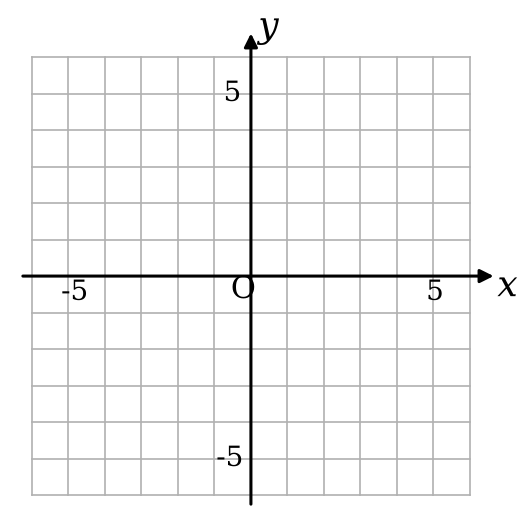
#> input picture kyozai/math2-kimatsu/src/img/grid_blank.png, 527 x 527 px
$ python figs.py img/grid_blank.png
#> lines starting #> are read from the running program, lines starting #| are printed output that depends on the picture
import matplotlib
matplotlib.use("Agg")
import matplotlib.pyplot as plt
from matplotlib.patches import Polygon
import numpy as np
plt.rcParams["font.family"] = ["IPAGothic"]
from PIL import Image, ImageOps, ImageEnhance
import sys
OUT = "img/"

# logo grayscale
im = Image.open(sys.argv[1]).convert("RGBA")
#> im is the input picture: PIL image 527x527 RGBA; mean R, G, B, A 246.6, 246.6, 246.6, 255
bg = Image.new("RGBA", im.size, "white"); bg.alpha_composite(im)
#> after `bg = Image.new('RGBA', im.size, 'white')`: bg: PIL image 527x527 RGBA; every value is 255
g = ImageOps.grayscale(bg.convert("RGB"))
g = ImageEnhance.Contrast(g).enhance(1.6)
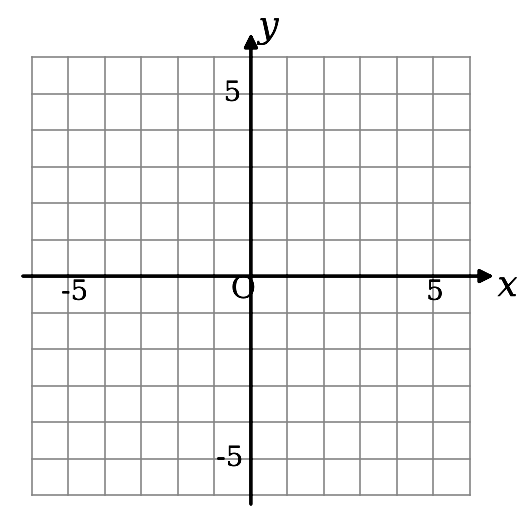
#> g: PIL image 527x527 L; min 0, max 255, mean 243.4
g.save(OUT + "logo_gray.png")


def segdist(p, s):
    (x, y), (x1, y1, x2, y2) = p, s
    dx, dy = x2 - x1, y2 - y1
    t = 0 if dx == dy == 0 else max(0, min(1, ((x - x1) * dx + (y - y1) * dy) / (dx * dx + dy * dy)))
    return np.hypot(x - (x1 + t * dx), y - (y1 + t * dy))


class Fig:
    """線を「障害物」として覚えておき、文字は線からいちばん離れた候補位置に置く"""

    def __init__(self, size, xlim, ylim):
        self.fig, self.ax = plt.subplots(figsize=size)
        self.ax.set_xlim(*xlim); self.ax.set_ylim(*ylim)
        self.segs, self.labels = [], []
        self.white = False  # 方眼のときだけ文字の下を白くぬる

    def seg(self, x1, y1, x2, y2, obstacle=True, **kw):
        self.ax.plot([x1, x2], [y1, y2], color="k", lw=kw.get("lw", 1.6), ls=kw.get("ls", "-"), zorder=kw.get("zorder", 2))
        if obstacle: self.segs.append((x1, y1, x2, y2))

    def arrow(self, x1, y1, x2, y2):
        self.ax.annotate("", xy=(x2, y2), xytext=(x1, y1), arrowprops=dict(arrowstyle="-|>", color="k", lw=1.1))
        self.segs.append((x1, y1, x2, y2))

    def line(self, a, b, x0, x1, y0, y1, **kw):
        # y=ax+b を枠 [x0,x1]×[y0,y1] で切って描く
        xs = np.linspace(x0, x1, 2001); ys = a * xs + b
        k = (ys >= y0) & (ys <= y1)
        if k.any():
            self.seg(xs[k][0], ys[k][0], xs[k][-1], ys[k][-1], **kw)
            return (xs[k][0], ys[k][0], xs[k][-1], ys[k][-1])

    def text(self, s, anchor, cands, size=12, style="normal", family="serif", r=0.35, rot=0):
        best, bs = None, -1
        for i, (dx, dy) in enumerate(cands):
            p = (anchor[0] + dx, anchor[1] + dy)
            d = min([segdist(p, sg) for sg in self.segs] + [np.hypot(p[0] - q[0], p[1] - q[1]) - r for q in self.labels] + [9])
            score = min(d, 3 * r) - i * 0.002  # 十分離れていれば先の候補を優先
            if score > bs: best, bs = p, score
        self.labels.append(best)
        self.ax.text(*best, s, fontsize=size, style=style, family=family, ha="center", va="center", zorder=6, rotation=rot,
                     bbox=dict(boxstyle="square,pad=0.08", fc="white", ec="none") if self.white else None)
        return best

    def dot(self, p, m="o", ms=3.5):
        self.ax.plot(*p, "k" + m, ms=ms, zorder=7)

    def save(self, name):
        self.ax.set_aspect("equal"); self.ax.axis("off")
        self.fig.savefig(OUT + name, dpi=200, bbox_inches="tight", pad_inches=0.05); plt.close(self.fig)


def around(d, n=12, start=0):
    return [(d * np.cos(start + 2 * np.pi * k / n), d * np.sin(start + 2 * np.pi * k / n)) for k in range(n)]


# ---------- 方眼のグラフ ----------
LIM = 6
def gridfig(lines=(), size=(3.2, 3.2)):
    f = Fig(size, (-LIM - 0.9, LIM + 1.1), (-LIM - 0.9, LIM + 1.1))
    f.white = True
    for v in range(-LIM, LIM + 1):
        f.ax.plot([v, v], [-LIM, LIM], color="#b0b0b0", lw=0.6, zorder=0)
        f.ax.plot([-LIM, LIM], [v, v], color="#b0b0b0", lw=0.6, zorder=0)
    f.arrow(-LIM - 0.4, 0, LIM + 0.8, 0); f.arrow(0, -LIM - 0.4, 0, LIM + 0.8)
    ends = [f.line(a, b, -LIM, LIM, -LIM, LIM, **kw) for (a, b, kw) in lines]
    return f, ends

def gridlabels(f):
    f.text("x", (LIM + 0.8, 0), [(0.15, -0.55), (0.15, 0.55)], size=13, style="italic")
    f.text("y", (0, LIM + 0.8), [(0.55, 0), (-0.55, 0)], size=13, style="italic")
    f.text("O", (0, 0), [(-0.45, -0.5), (0.45, -0.5), (-0.45, 0.5), (0.45, 0.5)], size=11, r=0.3)
    for v in (5, -5):
        f.text(str(v), (v, 0), [(0, -0.55), (0, 0.55)], size=10, r=0.3)
        f.text(str(v), (0, v), [(-0.6, 0), (0.6, 0)], size=10, r=0.3)

def linelabel(f, s, end):
    # 直線の端（枠の上か下）の外側に番号を置く
    x1, y1, x2, y2 = end
    ex, ey = (x2, y2) if y2 >= y1 else (x1, y1)
    if abs(ey) < LIM - 0.01:  # 左右の枠で切れたとき
        ex, ey = (x2, y2) if x2 > x1 else (x1, y1)
    f.text(s, (ex, ey), [(0, 0.55), (0.55, 0.3), (-0.55, 0.3), (0.6, 0), (-0.6, 0), (0.55, -0.3)], size=13, family="IPAGothic", r=0.4)

def graph(name, lines, labs, dots=(), extra=None):
    f, ends = gridfig([(a, b, {}) for a, b in lines])
    if extra: extra(f)
    for p in dots: f.dot(p)
    for s, e in zip(labs, ends): linelabel(f, s, e)
    gridlabels(f)
    f.save(name)

graph("grid_blank.png", [], [])
graph("j1_read.png", [(2, -3), (-0.5, 2)], ["①", "②"])
graph("h_read.png", [(-2, 3), (0.5, -2)], ["①", "②"])
graph("o_graph_ans.png", [(-2 / 3, 2), (2, -3)], ["①", "②"], dots=[(0, 2), (3, 0), (0, -3), (1, -1)])
def steps(f):
    f.seg(0, -2, 4, -2, ls=":", lw=1.3); f.seg(4, -2, 4, 1, ls=":", lw=1.3)
# 「右へ4」「上へ3」は steps の後で置く
f, ends = gridfig([(0.75, -2, {}), (-0.5, 2, {}), (0, -3, {})])
steps(f)
for p in [(0, -2), (4, 1), (0, 2), (4, 0)]: f.dot(p)
f.text("右へ4", (2, -2), [(0, 0.45), (0, -0.45)], size=8, family="IPAGothic", r=0.3)
f.text("上へ3", (4, -1.3), [(0.95, 0), (-0.95, 0)], size=8, family="IPAGothic", r=0.3)
for s, e in zip(["①", "②", "③"], ends): linelabel(f, s, e)
gridlabels(f)
f.save("h_graph_ans.png")


# ---------- 2直線と三角形 ----------
def trifig(name, xlim, ylim, L1, L2, A, B, C, size, extra=None, shade=False, names=("A", "B", "C")):
    f = Fig(size, xlim, ylim)
    x0, x1 = xlim[0] + 0.3, xlim[1] - 0.6
    y0, y1 = ylim[0] + 0.2, ylim[1] - 0.6
    if shade: f.ax.add_patch(Polygon([A, B, C], closed=True, color="#cfcfcf", zorder=0))
    f.arrow(xlim[0] + 0.2, 0, xlim[1] - 0.3, 0); f.arrow(0, ylim[0] + 0.1, 0, ylim[1] - 0.2)
    e1 = f.line(L1[0], L1[1], x0, x1, y0, y1); e2 = f.line(L2[0], L2[1], x0, x1, y0, y1)
    if extra: extra(f)
    for p in (A, B, C): f.dot(p)
    pts = around(0.8, 16, np.pi / 16)
    for p, nm in zip((A, B, C), names): f.text(nm, p, pts)
    for (s, e) in ((L1[2], e1), (L2[2], e2)):
        ex, ey = (e[2], e[3]) if e[3] > e[1] else (e[0], e[1])
        f.text(s, (ex, ey), around(0.6, 12), size=13, style="italic", family=("IPAGothic" if s == "ℓ" else "serif"), r=0.4)
    f.text("x", (xlim[1] - 0.3, 0), [(0.1, -0.55), (0.1, 0.55)], size=13, style="italic")
    f.text("y", (0, ylim[1] - 0.2), [(0.5, -0.1), (-0.5, -0.1)], size=13, style="italic")
    if "O" not in names: f.text("O", (0, 0), [(-0.45, -0.55), (0.45, -0.55), (-0.5, 0.5)], size=11, r=0.3)
    f.save(name)

T1 = dict(xlim=(-4.5, 9.2), ylim=(-1.6, 8.2), L1=(2, 4, "ℓ"), L2=(-1, 7, "m"), A=(1, 6), B=(-2, 0), C=(7, 0), size=(3.4, 2.6))
trifig("o1_tri.png", **T1)
def ex1(f):
    f.seg(1, 0, 1, 6, ls="--", lw=1)
    f.seg(1, 6, 2.6, -0.4, ls="-.", lw=1.2)   # A と BC の中点 M
    f.seg(-2, 0, 4.6, 3.3, ls=":", lw=1.3)              # B と AC の中点 N
    f.dot((2.5, 0), "s", 3); f.dot((4, 3), "s", 3)
    f.text("M", (2.5, 0), around(0.6, 16, np.pi / 16), size=10)
    f.text("N", (4, 3), around(0.6, 16, np.pi / 16), size=10)
    f.text("高さ6", (1, 3.5), [(-0.45, 0)], size=8, family="IPAGothic", r=0.3, rot=90)
    f.text("底辺9", (2.5, 0), [(1.6, -0.7), (-1.6, -0.7), (0, -0.75)], size=9, family="IPAGothic", r=0.45)
trifig("o1_tri_ans.png", **T1, extra=ex1, shade=True)

T2 = dict(xlim=(-8.2, 8.8), ylim=(-1.6, 7.8), L1=(-1, 6, "ℓ"), L2=(0.5, 3, "m"), A=(2, 4), B=(-6, 0), C=(6, 0), size=(3.6, 2.4))
trifig("h_tri.png", **T2)
def ex2(f):
    f.seg(2, 0, 2, 4, ls="--", lw=1)
    f.seg(-0.3, -0.6, 2, 4, ls="-.", lw=1.2)          # A と BC の中点（原点）
    f.seg(-2.8, 2.2, 6, 0, ls=":", lw=1.3)          # C と AB の中点 N
    f.dot((-2, 2), "s", 3)
    f.text("N", (-2, 2), around(0.6, 16, np.pi / 16), size=10)
trifig("h_tri_ans.png", **T2, extra=ex2, shade=True)


# ---------- 線分図（速さ） ----------
# 線分の上に道のり、下に速さと時間。区間ごとの弧と、全体の大きな弧（手書きの図と同じ形）
def arc(ax, x0, x1, y0, h, up=True, gap=0.0):
    t = np.linspace(0, np.pi, 300)
    xs = (x0 + x1) / 2 - (x1 - x0) / 2 * np.cos(t)
    ys = y0 + (h if up else -h) * np.sin(t)
    if gap:  # まん中を文字のためにあける
        k = np.abs(xs - (x0 + x1) / 2) > gap
        left = xs < (x0 + x1) / 2
        ax.plot(xs[k & left], ys[k & left], "k", lw=1.1); ax.plot(xs[k & ~left], ys[k & ~left], "k", lw=1.1)
    else:
        ax.plot(xs, ys, "k", lw=1.1)

def speed(name, start, goal, dist, v1, v2, t1, t2, total, split=5.5):
    fig, ax = plt.subplots(figsize=(5.0, 3.2))
    X0, XM, X1 = 0, split, 10
    ax.plot([X0, X1], [0, 0], "k", lw=1.6)
    for x in (X0, XM, X1): ax.plot([x, x], [-0.18, 0.18], "k", lw=1.4)
    ax.text(X0 - 0.35, 0, start, fontsize=11, ha="right", va="center")
    ax.text(X1 + 0.35, 0, goal, fontsize=11, ha="left", va="center")
    # 上：道のり
    arc(ax, X0, XM, 0.05, 1.0, gap=1.0); ax.text((X0 + XM) / 2, 1.05, "$x$ km", fontsize=12, ha="center", va="center")
    arc(ax, XM, X1, 0.05, 1.0, gap=0.9); ax.text((XM + X1) / 2, 1.05, "$y$ km", fontsize=12, ha="center", va="center")
    arc(ax, X0, X1, 0.05, 2.1, gap=0.9); ax.text((X0 + X1) / 2, 2.15, dist, fontsize=12, ha="center", va="center")
    # 下：速さ（矢印）と時間
    for xa, xb, sp in ((X0, XM, v1), (XM, X1, v2)):
        c = (xa + xb) / 2
        ax.annotate("", xy=(c + 0.7, -0.35), xytext=(c - 0.7, -0.35), arrowprops=dict(arrowstyle="-|>", lw=1.1, color="k"))
        ax.text(c, -0.75, sp, fontsize=10, ha="center", va="center")
    arc(ax, X0, XM, -0.05, 1.6, up=False, gap=1.4); ax.text((X0 + XM) / 2, -1.8, t1 + " 時間", fontsize=14, ha="center", va="center")
    arc(ax, XM, X1, -0.05, 1.6, up=False, gap=1.3); ax.text((XM + X1) / 2, -1.8, t2 + " 時間", fontsize=14, ha="center", va="center")
    arc(ax, X0, X1, -0.05, 3.1, up=False, gap=1.4); ax.text((X0 + X1) / 2, -3.15, total, fontsize=12, ha="center", va="center")
    ax.set_xlim(-1.6, 12.0); ax.set_ylim(-3.45, 2.5); ax.set_aspect("equal"); ax.axis("off")
    fig.savefig(OUT + name, dpi=200, bbox_inches="tight", pad_inches=0.05); plt.close(fig)

speed("h_speed.png", "家", "公園", "14km", "時速12km", "時速4km", r"$\frac{x}{12}$", r"$\frac{y}{4}$", "1時間30分")


# ======================= 第2回 =======================
graph("j2_read.png", [(-3, 2), (2 / 3, -1)], ["①", "②"])

T3 = dict(xlim=(-3.2, 6.8), ylim=(-1.4, 9.9), L1=(-2, 8, "ℓ"), L2=(1, 2, "m"), A=(2, 4), B=(0, 8), C=(0, 2), size=(2.9, 3.0))
trifig("o2_tri.png", **T3)

# 宿題：グラフをかく（③は x=−2）
f, ends = gridfig([(-1.5, 3, {}), (1.5, -2, {})])
f.seg(-3, -LIM, -3, LIM)
f.seg(0, 3, 2, 3, ls=":", lw=1.3); f.seg(2, 3, 2, 0, ls=":", lw=1.3)
for p in [(0, 3), (2, 0), (0, -2), (2, 1)]: f.dot(p)
f.text("右へ2", (1, 3), [(0, 0.45), (0, -0.45)], size=8, family="IPAGothic", r=0.3)
f.text("下へ3", (2, 1.5), [(1.3, -0.6), (1.3, -1.2)], size=8, family="IPAGothic", r=0.3)
for s_, e in zip(["①", "②"], ends): linelabel(f, s_, e)
linelabel(f, "③", (-3, -LIM, -3, LIM))
gridlabels(f)
f.save("h2_graph_ans.png")

speed("h2_speed.png", "A地点", "B地点", "18km", "時速4km", "時速6km", r"$\frac{x}{4}$", r"$\frac{y}{6}$", "4時間", split=6)

T4 = dict(xlim=(-3.2, 7.2), ylim=(-1.4, 7.6), L1=(-1, 6, "ℓ"), L2=(2, 0, "m"), A=(2, 4), B=(0, 6), C=(0, 0), size=(2.9, 2.6), names=("A", "B", "O"))
trifig("h2_tri.png", **T4)
def ex3(f):
    f.seg(0, 0, 1.25, 6.25, ls="-.", lw=1.2)   # O と AB の中点 N を通る直線
    f.dot((1, 5), "s", 3)
    f.text("N", (1, 5), around(0.6, 16, np.pi / 16), size=10)
    f.seg(0, 4, 2, 4, ls="--", lw=1)          # 高さ（Aのx座標）
trifig("h2_tri_ans.png", **T4, extra=ex3, shade=True)


# ======================= 第2回（一次関数の後半） =======================
def dia(name, xmax, ymax, xgrid, ygrid, xticks, yticks, paths=(), size=(3.4, 3.0), ylab="(m)", xlab="(分)",
        places=(), extra=None, labels=()):
    """ダイヤグラム：横が時間、縦が道のり。方眼つき"""
    sx, sy = 10 / xmax, 10 * 0.85 / ymax  # 縦横の見た目をそろえる
    f = Fig(size, (-4.3, 11.9), (-1.6, 10 * 0.85 + 1.3))
    f.white = True
    for v in np.arange(0, xmax + 1e-9, xgrid): f.ax.plot([v * sx] * 2, [0, ymax * sy], color="#b0b0b0", lw=0.6, zorder=0)
    for v in np.arange(0, ymax + 1e-9, ygrid): f.ax.plot([0, xmax * sx], [v * sy] * 2, color="#b0b0b0", lw=0.6, zorder=0)
    f.arrow(0, 0, xmax * sx + 0.8, 0); f.arrow(0, 0, 0, ymax * sy + 0.8)
    for (pts, kw) in paths:
        for (x1, y1), (x2, y2) in zip(pts[:-1], pts[1:]):
            f.seg(x1 * sx, y1 * sy, x2 * sx, y2 * sy, lw=kw.get("lw", 1.8), ls=kw.get("ls", "-"))
    if extra: extra(f, sx, sy)
    for t in xticks: f.ax.text(t * sx, -0.45, str(t), fontsize=9, ha="center", va="center", family="serif")
    for t in yticks: f.ax.text(-0.25, t * sy, str(t), fontsize=9, ha="right", va="center", family="serif")
    for (t, s) in places: f.ax.text(-2.7, t * sy, s, fontsize=9, ha="right", va="center")
    f.ax.text(-0.3, -0.45, "O", fontsize=10, ha="center", va="center", family="serif")
    f.ax.text(xmax * sx + 1.0, 0.45, "$x$", fontsize=12, ha="center", va="center")
    f.ax.text(xmax * sx + 1.15, -1.0, xlab, fontsize=8, ha="center", va="center")
    f.ax.text(0, ymax * sy + 1.15, ylab + " $y$", fontsize=10, ha="center", va="center")
    for (s, p, cands) in labels: f.text(s, (p[0] * sx, p[1] * sy), cands, size=10, family="IPAGothic", r=0.45)
    f.save(name)

# 基本＜2＞：家→（分速80m）→800mで10分止まる→分速120mで2000m
dia("j2b_dia.png", 30, 2000, 2, 200, [10, 20, 30], [400, 800, 1200, 1600, 2000],
    paths=[([(0, 0), (10, 800), (20, 800), (30, 2000)], {})], places=[(2000, "駅"), (0, "家")])

# 応用＜1＞：弟は分速60mで2400m先の駅へ（兄の線は生徒がかかない）
dia("o2b_dia.png", 45, 2400, 5, 300, [10, 20, 30, 40], [600, 1200, 1800, 2400],
    paths=[([(0, 0), (40, 2400)], {})], places=[(2400, "駅"), (0, "家")],
    labels=[("弟", (28, 1680), [(1.0, -0.6), (-0.9, 0.6)])])

# 宿題＜1＞：姉は家→公園（分速100m）、妹は公園→家（分速50m）
H1 = dict(name="h2b_dia.png", xmax=30, ymax=1500, xgrid=2, ygrid=100, xticks=[10, 20, 30], yticks=[500, 1000, 1500],
          paths=[([(0, 0), (15, 1500)], {}), ([(0, 1500), (30, 0)], {})], places=[(1500, "公園"), (0, "家")],
          labels=[("姉", (6, 600), [(-0.9, 0.5), (0.9, -0.5)]), ("妹", (24, 300), [(0.9, 0.5), (-0.9, -0.5)])])
dia(**H1)
#> in save (call 17), `self.fig.savefig(OUT + name, dpi=200, bbox_inches='tight', pad_inches=`:
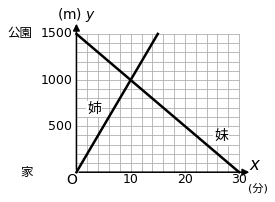
#> figure drawn by matplotlib, 1 panel
def cross(f, sx, sy):
    f.seg(10 * sx, 0, 10 * sx, 1000 * sy, ls="--", lw=1); f.seg(0, 1000 * sy, 10 * sx, 1000 * sy, ls="--", lw=1)
    f.dot((10 * sx, 1000 * sy))
dia(**{**H1, "name": "h2b_dia_ans.png", "extra": cross})


def dimarc(ax, p, q, bulge, text, gap):
    """2点 p, q を外側にふくらんだ弧でつなぎ、まん中に長さを書く（手書きの寸法線と同じ形）"""
    (x0, y0), (x1, y1) = p, q
    mx, my = (x0 + x1) / 2, (y0 + y1) / 2
    L = np.hypot(x1 - x0, y1 - y0); ux, uy = (x1 - x0) / L, (y1 - y0) / L
    nx, ny = uy, -ux  # 進む向きの右側にふくらむ
    t = np.linspace(-1, 1, 300)
    xs = mx + ux * t * L / 2 + nx * bulge * (1 - t ** 2)
    ys = my + uy * t * L / 2 + ny * bulge * (1 - t ** 2)
    k = np.abs(t) * L / 2 > gap
    ax.plot(xs[(t < 0) & k], ys[(t < 0) & k], "k", lw=1)
    ax.plot(xs[(t > 0) & k], ys[(t > 0) & k], "k", lw=1)
    ax.text(mx + nx * bulge * 1.15, my + ny * bulge * 1.15, text, fontsize=10, ha="center", va="center")

def rect(name, w, h, tri, ppos, plab, parrow, size=(2.4, 2.0)):
    """長方形ABCD（A左上、B左下、C右下、D右上）と動く点P。
    tri の三角形は斜線。辺の長さは弧でつないで書く。
    plab：点Pの名前の位置（点からのずれ）、parrow：動く向きの矢印（始点と終点、点からのずれ）"""
    plt.rcParams["hatch.linewidth"] = 0.8
    fig, ax = plt.subplots(figsize=size)
    ax.add_patch(Polygon(tri, closed=True, fill=False, hatch="////", edgecolor="k", lw=1.2, zorder=1))
    ax.plot([0, 0, w, w, 0], [h, 0, 0, h, h], "k", lw=1.5, zorder=2)
    for s_, (x, y), (dx, dy) in (("A", (0, h), (-0.5, 0.3)), ("B", (0, 0), (-0.5, -0.45)), ("C", (w, 0), (0.5, -0.45)), ("D", (w, h), (0.5, 0.3))):
        ax.text(x + dx, y + dy, s_, fontsize=11, ha="center", va="center", family="serif")
    dimarc(ax, (0, h), (w, h), -0.85, f"{w}cm", 0.75)   # 上の辺 AD（上にふくらむ）
    dimarc(ax, (w, h), (w, 0), -0.85, f"{h}cm", 0.85)    # 右の辺 DC（右にふくらむ）
    ax.plot(*ppos, "ko", ms=4.5, zorder=5)
    ax.text(ppos[0] + plab[0], ppos[1] + plab[1], "P", fontsize=11, ha="center", va="center", family="serif")
    (ax0, ay0), (ax1, ay1) = parrow
    ax.annotate("", xy=(ppos[0] + ax1, ppos[1] + ay1), xytext=(ppos[0] + ax0, ppos[1] + ay0), arrowprops=dict(arrowstyle="->", lw=1.1, color="k"))
    ax.set_xlim(-1.4, w + 1.8); ax.set_ylim(-1.7, h + 1.4); ax.set_aspect("equal"); ax.axis("off")
    fig.savefig(OUT + name, dpi=200, bbox_inches="tight", pad_inches=0.05); plt.close(fig)

# 基本＜3＞：AB=6、BC=8。PはBからCへ。△ABP
rect("j2b_rect.png", 8, 6, [(0, 6), (0, 0), (3, 0)], (3, 0), (0, -0.8), ((-0.4, -1.5), (1.1, -1.5)))
# 応用＜2＞：AB=4、BC=6。PはA→B→C→D。△APD（PがAB上）
rect("o2b_rect.png", 6, 4, [(0, 4), (0, 1.5), (6, 4)], (0, 1.5), (-0.5, 0), ((-1.0, 0.6), (-1.0, -0.8)), size=(2.2, 1.9))
#> call 2 of rect, with name = 'o2b_rect.png', w = 6, h = 4, ppos = (0, 1.5), plab = (-0.5, 0), parrow = ((-1, 0.6), (-1, -0.8)), size = (2.2, 1.9)
#> in rect (call 2), `fig.savefig(OUT + name, dpi=200, bbox_inches='tight', pad_inches=0.05)`:
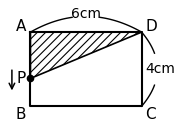
#> figure drawn by matplotlib, 1 panel
# 宿題＜2＞：AB=4、BC=6。PはB→C→D。△ABP（PがBC上）
rect("h2b_rect.png", 6, 4, [(0, 4), (0, 0), (2.5, 0)], (2.5, 0), (0, -0.8), ((-0.4, -1.5), (1.1, -1.5)), size=(2.2, 1.9))
#> call 3 of rect, with name = 'h2b_rect.png', w = 6, h = 4, ppos = (2.5, 0), plab = (0, -0.8), parrow = ((-0.4, -1.5), (1.1, -1.5)), size = (2.2, 1.9)
#> in rect (call 3), `fig.savefig(OUT + name, dpi=200, bbox_inches='tight', pad_inches=0.05)`:
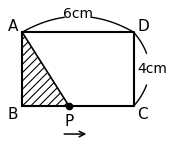
#> figure drawn by matplotlib, 1 panel

# 宿題＜2＞(3)：グラフをかく方眼（x：0〜12秒、y：0〜14cm²）と、その答え
def areagrid(name, lines=()):
    dia(name, 12, 14, 1, 1, [2, 4, 6, 8, 10, 12], [2, 4, 6, 8, 10, 12, 14], paths=lines, ylab="(cm²)", xlab="(秒)", size=(3.0, 3.0))
areagrid("h2b_grid.png")
#> in save (call 19), `self.fig.savefig(OUT + name, dpi=200, bbox_inches='tight', pad_inches=`:
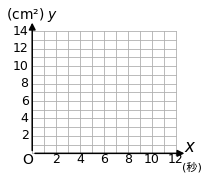
#> figure drawn by matplotlib, 1 panel
areagrid("h2b_graph_ans.png", [([(0, 0), (6, 12), (10, 12)], {})])


# ======================= 第2回 宿題（第3回の予習） =======================
# ダイヤグラム：家→（分速100m）→1500mで5分休む→（分速150m）→3000mの駅
dia("h2p_dia.png", 30, 3000, 1, 250, [10, 20, 30], [500, 1000, 1500, 2000, 2500, 3000],
    paths=[([(0, 0), (15, 1500), (20, 1500), (30, 3000)], {})], places=[(3000, "駅"), (0, "家")])
#> in save (call 21), `self.fig.savefig(OUT + name, dpi=200, bbox_inches='tight', pad_inches=`:
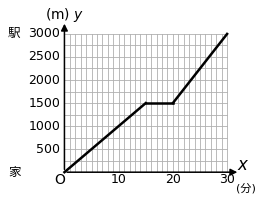
#> figure drawn by matplotlib, 1 panel
# 動点：1辺6cmの正方形ABCD。PはAからBへ。△APD
rect("h2p_sq.png", 6, 6, [(0, 6), (0, 2.5), (6, 6)], (0, 2.5), (-0.5, 0), ((-1.0, 0.7), (-1.0, -0.8)), size=(2.0, 2.0))
#> call 4 of rect, with name = 'h2p_sq.png', w = 6, h = 6, ppos = (0, 2.5), plab = (-0.5, 0), parrow = ((-1, 0.7), (-1, -0.8)), size = (2, 2)
#> in rect (call 4), `fig.savefig(OUT + name, dpi=200, bbox_inches='tight', pad_inches=0.05)`:
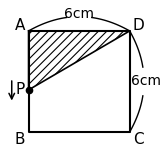
#> figure drawn by matplotlib, 1 panel
